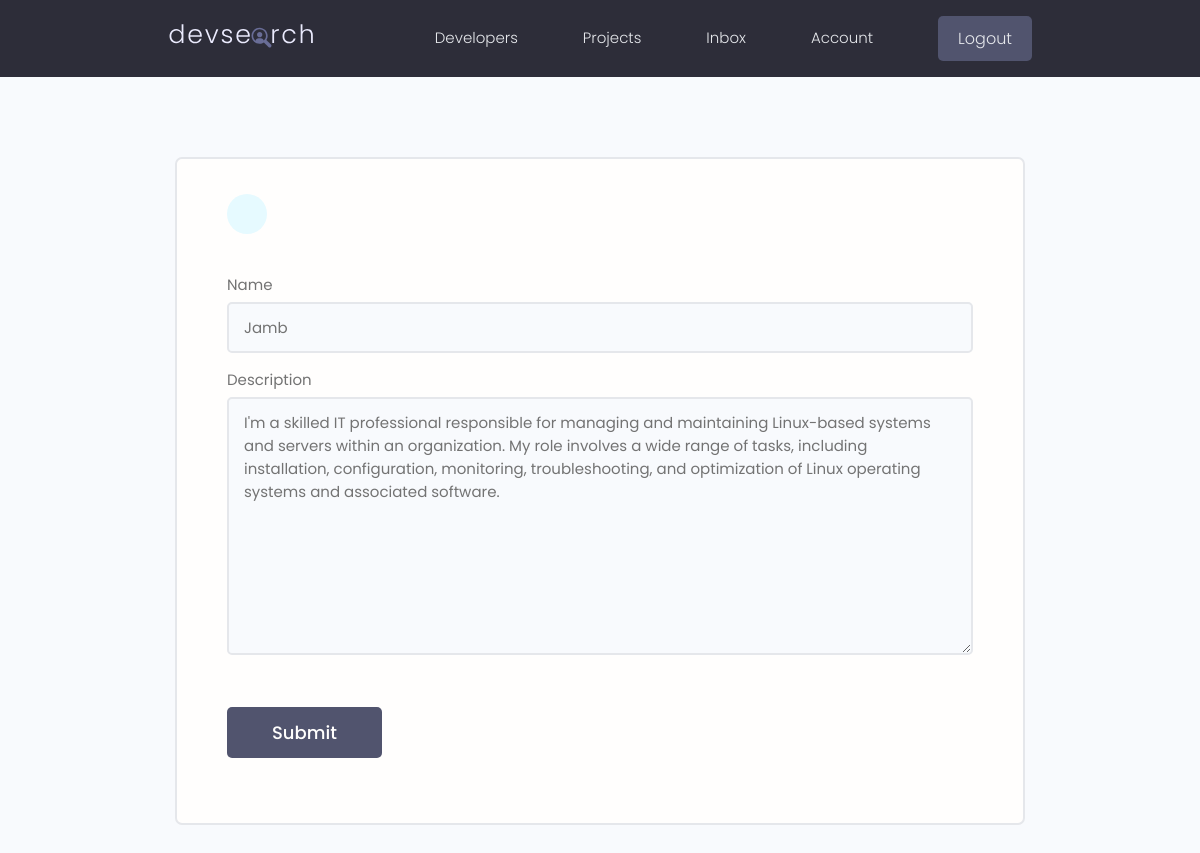
Screenshot of /users/update_skill/704d9635f8c7433393590a0b1b276556 (signed in) with the database file from the repository.
### users/models.py (models this page shows, shortened)
class Skill(models.Model):
    owner = models.ForeignKey(CustomUser, on_delete=models.CASCADE, null=True, blank=True)
    name = models.CharField(max_length=200, null=True, blank=True)
    description = models.TextField(null=True, blank=True)
    created = models.DateTimeField(auto_now_add=True)
    id = models.UUIDField(default=uuid.uuid4, primary_key=True, editable=False, unique=True)

### users/views.py (the view, shortened to what this page needs)
# urls.py: path('update_skill/<str:pk>', views.updateskill, name='update_skill'),
@login_required
def updateskill(request, pk):
    user = request.user
    if not user.skill_set.filter(id=pk).exists():
        return redirect(reverse("users:account"))
    skill = Skill.objects.get(id=pk)
    form = Addskill(instance=skill)
    return render(request, "users/skill_form.html", {"form": form})

### users/forms.py
class Addskill(forms.ModelForm):
    class Meta:
        model = models.Skill
        fields = ['name', 'description']
    def __init__(self, *args, **kwargs):
        super().__init__(*args, **kwargs)
        for field in self.fields.values():
            field.widget.attrs["class"] = "input"

### Django-2021-master/users/templates/users/skill_form.html (shortened to what this page needs)
{% extends 'main.html' %}
{% block content %}
<main class="formPage my-xl">
    <div class="content-box">
        <div class="formWrapper">
            <a class="backButton" href="{% url 'account' %}"></a>
            <br>
            <form class="form" method="POST" action="">
                {% for field in form %}
                <div class="form__field">
                    <label for="formInput#text"> {{field.label}}</label>
                    {{field}}
                </div>
                {% endfor %}
                <input class="btn btn--sub btn--lg  my-md" type="submit" value="Submit" />
            </form>
        </div>
    </div>
</main>
{% endblock %}

### static/styles/app.css (style rules this page uses)
:root { --color-sub: #2d2d39; }
.btn--sub { background-color: var(--color-sub-light); }
.content-box { width: 95%; max-width: 85rem; margin: 0 auto; }
.backButton { background: var(--color-main-light); color: var(--color-main); width: 4rem; height: 4rem; display: flex; align-items: center; justify-content: center; border-radius: 50%; }
.formPage .formWrapper { list-style: none; background: var(--color-white); padding: 3.5rem 5rem; border: 2px solid var(--color-light); border-radius: 0.7rem; }

### static/uikit/styles/modules/_variables.css (style rules this page uses)
:root { --color-main: #5aa5b9; --color-main-light: #e6faff; --color-sub: #3f4156; --color-sub-light: #51546e; --color-sub-lighter: #ededfd; --color-text: #737373; --color-gray: #8b8b8b; --color-light: #e5e7eb; --color-light-gray: #767676; --color-bg: #f8fafd; --color-white: #fffefd; --color-white-light: #f3f3f3; --color-success: #359e64; --color-success-bg: #def8e8; --color-error: #fc4b0b; --color-error-bg: #fff2ee; --font-base: 'Poppins', arial, helvetica, 'Segoe UI', roboto, ubuntu, sans-serif; --font-monospace: 'Fira Code', 'Courier New', courier, monospace; --font-regular: 300; --font-medium: 500; --font-bold: 700; --generic-shadow: 1px 1px 5px #00000010; --generic-transition: all 0.3s ease-in-out; }

### static/uikit/styles/modules/_base.css (style rules this page uses)
* { margin: 0; padding: 0; box-sizing: border-box; text-rendering: optimizeLegibility; color: inherit; font-size: inherit; }
html { font-size: 50%; }
@media only screen and (min-width: 480px) { html { font-size: 56.25%; } }
@media only screen and (min-width: 1200px) { html { font-size: 62.5%; } }
body { line-height: 1.6; font-weight: 400; font-size: 1.5rem; color: var(--color-text); background-color: var(--color-bg); min-height: 100vh; }

### static/uikit/styles/modules/_typography.css (style rules this page uses)
* { font-family: var(--font-base); }
a { padding-bottom: 2px; text-decoration: none; display: inline-block; color: var(--color-main); font-weight: var(--font-medium); }

### static/uikit/styles/modules/_utilities.css (style rules this page uses)
.my-md { margin: 3rem auto; }
.my-xl { margin: 8rem auto; }

### static/uikit/styles/modules/_button.css (style rules this page uses)
.btn { display: inline-block; position: relative; cursor: pointer; background-color: var(--color-light); font-weight: var(--font-medium); color: var(--color-sub); text-decoration: none; padding: 1rem 2rem; border-radius: 0.5rem; border: none; width: -webkit-fit-content; width: -moz-fit-content; width: fit-content; height: -webkit-fit-content; height: -moz-fit-content; height: fit-content; font-size: 1.6rem; outline-width: 0; outline-color: transparent; -webkit-backface-visibility: hidden; backface-visibility: hidden; transition: all 0.3s ease-in-out; }
.btn--sub { background-color: var(--color-sub); color: var(--color-white); }
.btn--lg { font-size: 1.8rem; padding: 1.2rem 4.5rem; }

### static/uikit/styles/modules/_form.css (style rules this page uses)
.form { display: block; }
.form__field { margin-top: 1.5rem; margin-bottom: 1.5rem; }
.form__label, .form__field > label { display: block; margin-bottom: 0.5rem; color: var(--color-text); }
input.input[type='text'], input.input[type='email'], input.input[type='password'], input.input[type='number'], input.input[type='url'], select.input, textarea.input { min-width: 24rem; width: 100%; padding: 1.2rem 1.5rem; border-radius: 0.5rem; border: 2px solid var(--color-light); transition: all 0.3s ease-in-out; background-color: var(--color-bg); }

### rows the page displays
Skill: form "Jamb" "I'm a skilled IT professional responsible for managing and maintaining Linux-based systems and servers within an organization. My role involves a wide range of tasks, including installation, configuration, monitoring, troubleshooting, and optimization of Linux operating systems and associated software."

### other values shown
{{ field.label }} "Name" "Description"
